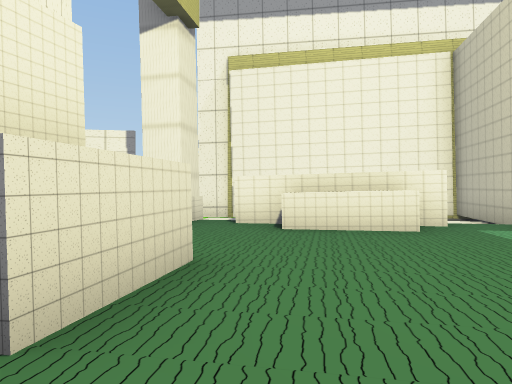
[1] (above)

24 first-person views from a walk through a scene from a Unity 3-D project. The camera is 1.2 m above the floor, looks level and sees 70° across. The floor is counted in squares, 2 m on a side. Each view is taken from the middle of a square. On the plan, view 1 faces up. The plan holds only what a view shows up to about 10 squares ahead; the rest is blank. The place goes on beyond the plan. The player is left out. Some surface patterns are stand-ins.

[2]
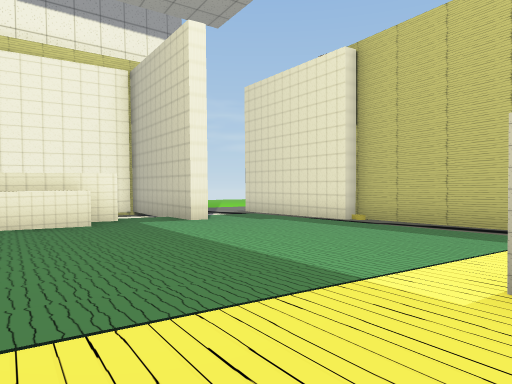

[3]
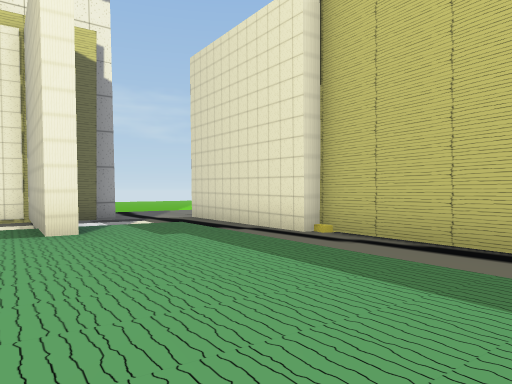

[4]
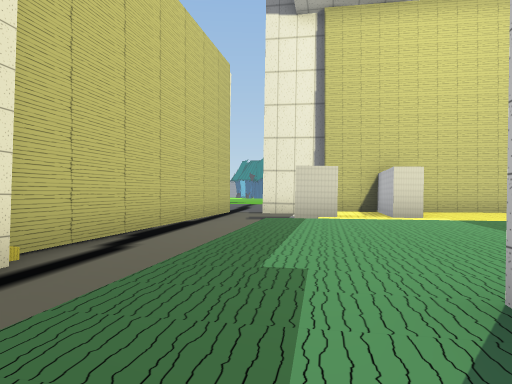

[5]
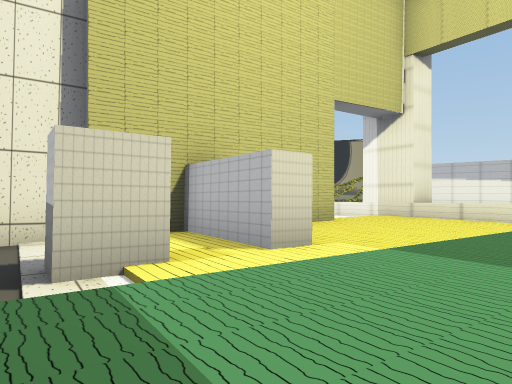

[6]
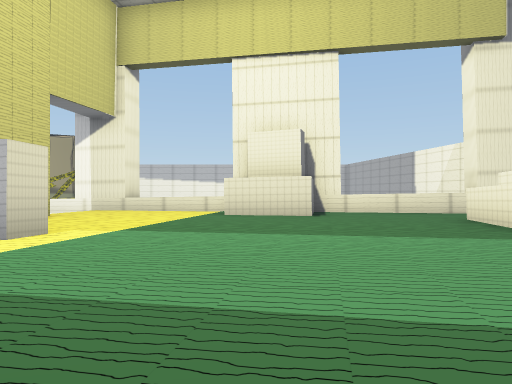

[7]
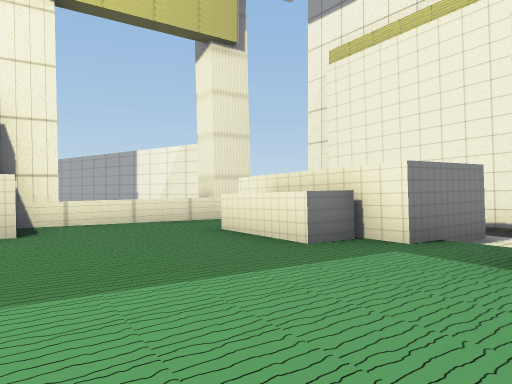

[8]
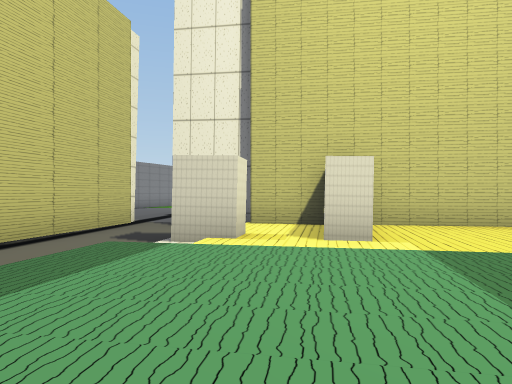

[9]
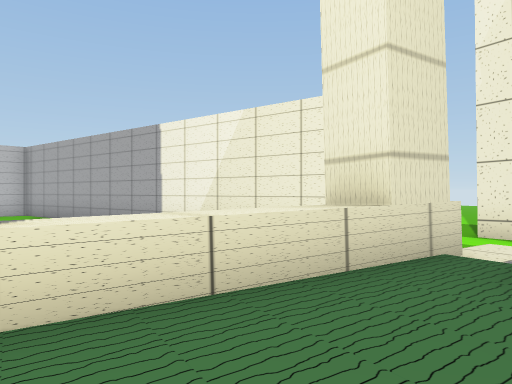

[10]
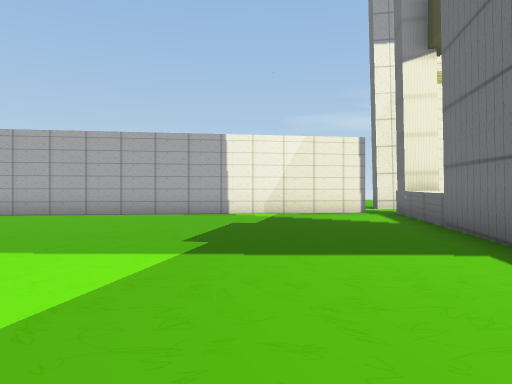

[11]
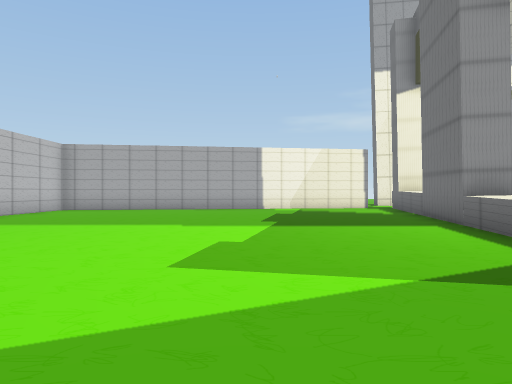

[12]
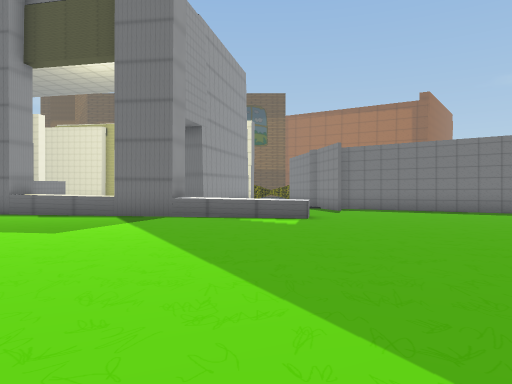

[13]
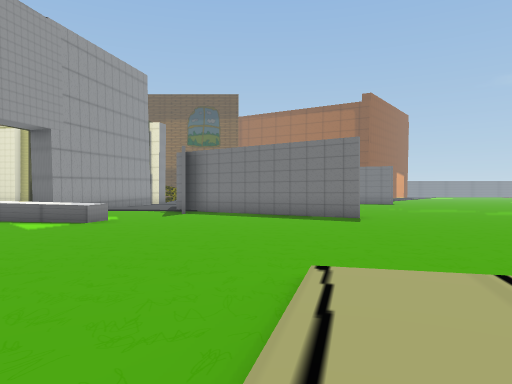

[14]
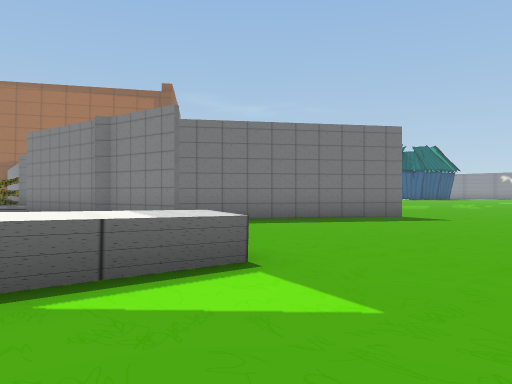

[15]
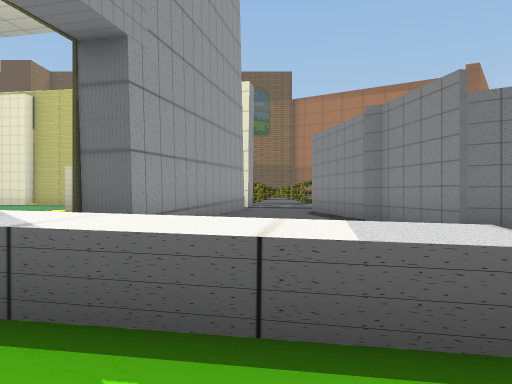

[16]
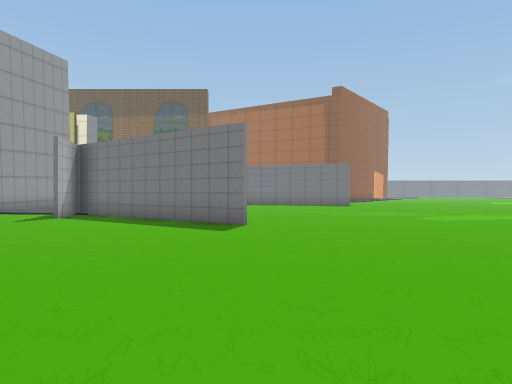

[17]
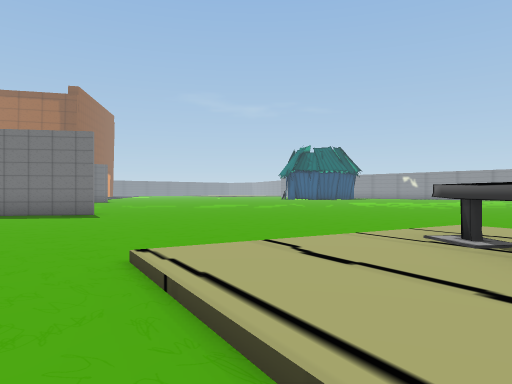

[18]
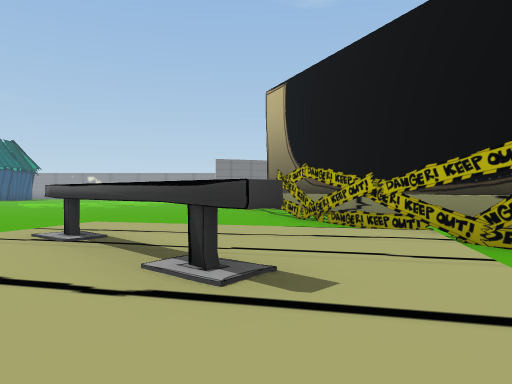

[19]
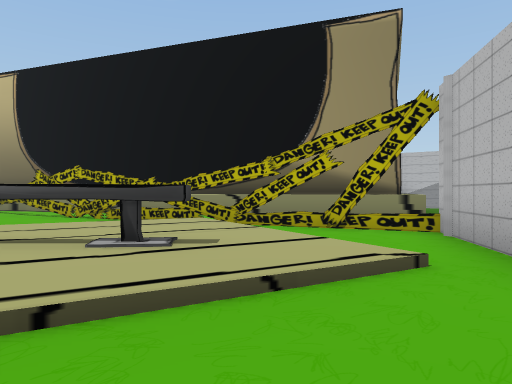

[20]
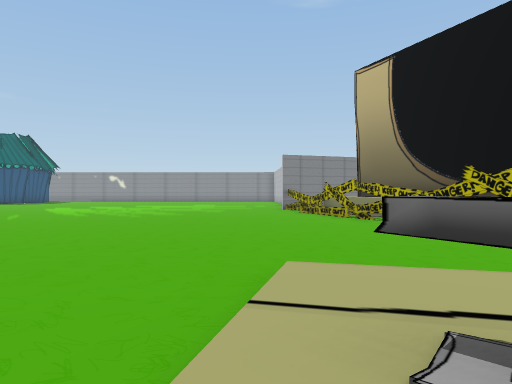

[21]
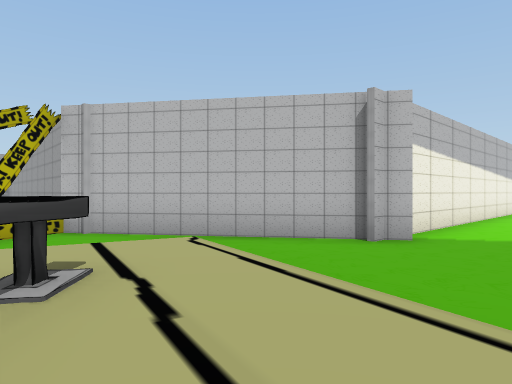

[22]
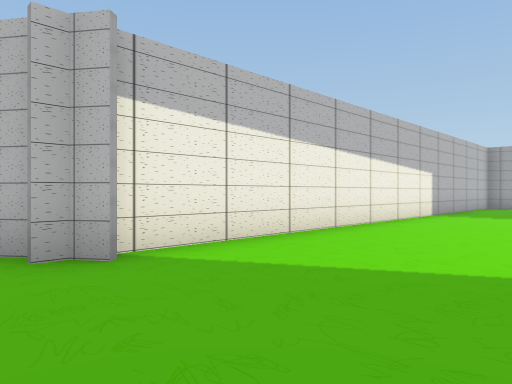

[23]
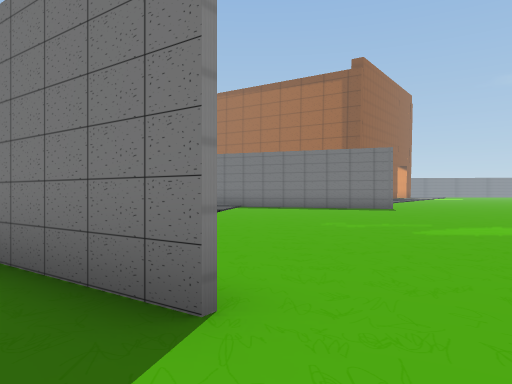

[24]
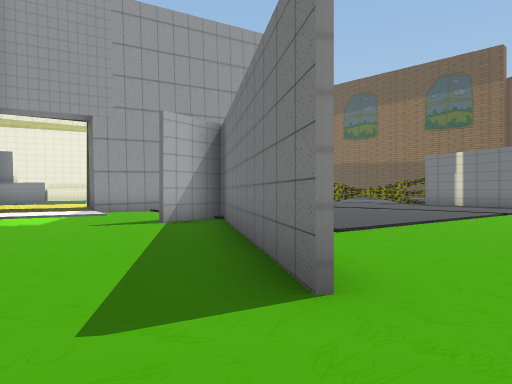

### Floor plan
Key: @ floor where view 1 was taken; # wall or solid block; x gap in a wall; . main floor; : floor 0.25 m higher than the main floor; / step, stairs or slope; = window, fence, low wall or low ledge; ^ raised ledge; O other object.
Columns run from 21 left of view 1 to 9 right of it. Each row starts with its distance up from view 1.
 11                    .#
 10                    ..   #####
  9                  ##..   ..#...
  8           ########.#/   #.#...#
  7          ##........^:####/#...#
  6          ..........^::^^::#:/.#
  5        ##..........^::::::::/.#
  4        #..........^#::::::::..#
  3        #..........###:::::::..#
  2        #..........###::::::/.##
  1        #..........^::::::::/.#
  0        #..........^::@:::://.#
 -1        #..........^:::::#x#..#
 -2        #.........#^:::::#:...#
 -3        #.........#...#####..##
 -4        #.........^...  ####.#
 -5        #.........^.... ... ..
 -6        #.........^........
 -7       ##.............#####
 -8      ##.............##
 -9     ##/.............#   ..
-10 #####./:://........## .....
-11  ^.#..:O:::/.......#........
-12 ^^^ #/::O::.......##........
-13  ^^ #/:::O/................
-14  ^^ .#/:::/................
-15   #^.#..///................
-16   ^^  .....................
-17    ^^ #....................
-18    ^^ #........  ....  ....
-19      ^#.........  ...   ...
-20        #.........
-21      ^ =.........
-22      ^ #.........

Positions as (right, up) in squares from view 1, and headings:
1: (0, 0), facing up
2: (0, -1), facing up-right
3: (3, 0), facing up-right
4: (6, 7), facing down
5: (6, 2), facing down-left
6: (7, 2), facing left
7: (5, 2), facing up-left
8: (4, 4), facing down
9: (0, 4), facing up-left
10: (-6, -2), facing up
11: (-7, -5), facing up
12: (-13, -5), facing right
13: (-13, -10), facing right
14: (-7, -4), facing down-right
15: (-6, -5), facing right
16: (-11, -13), facing right
17: (-13, -9), facing down-right
18: (-14, -9), facing down
19: (-12, -8), facing down-left
20: (-11, -12), facing down
21: (-11, -12), facing up-left
22: (-10, -8), facing up-left
23: (-5, -13), facing right
24: (-5, -14), facing up-right
